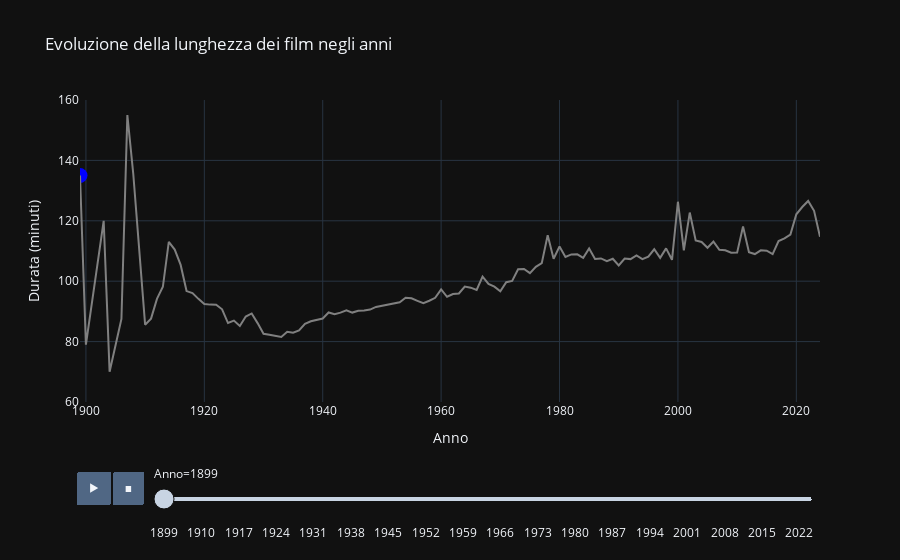

Source (notebook cell):
### Code cell
fig = px.scatter(
    average_length,
    x="year",
    y="length",
    animation_frame="year",
    title="Evoluzione della lunghezza dei film negli anni",
    labels={'year': 'Anno', 'length': 'Durata (minuti)'},
    range_x=[1899, 2024],
    range_y=[60, 160]
)

# Modifica del tracciato per includere linea e marker
fig.update_traces(mode="lines+markers", marker=dict(size=15, color='blue'))

# Configurazione del layout
fig.update_layout(
    xaxis=dict(title="Anno"),
    yaxis=dict(title="Durata (minuti)"),
    showlegend=False
)
fig.add_trace(
    go.Scatter(
        x=average_length['year'],
        y=average_length['length'],
        mode='lines',
        line=dict(color='gray', width=2),
        showlegend=False
    )
)

fig.show()

### Figure 1 — Plotly figure (JSON) as saved in the notebook; plotly's stock layout.template omitted (floating-point values rounded to 4 significant figures)
{"data": [{"hovertemplate": "Anno=%{x}<br>Durata (minuti)=%{y}<extra></extra>", "legendgroup": "", "marker": {"color": "blue", "symbol": "circle", "size": 15}, "mode": "lines+markers", "name": "", "orientation": "v", "showlegend": false, "x": [1899], "xaxis": "x", "y": [135.0], "yaxis": "y", "type": "scatter"}, {"line": {"color": "gray", "width": 2}, "mode": "lines", "showlegend": false, "x": [1899, 1900, 1903, 1904, 1906, 1907, 1908, 1910, 1911, 1912, 1913, 1914, 1915, 1916, 1917, 1918, 1919, 1920, 1921, 1922, 1923, 1924, 1925, 1926, 1927, 1928, 1929, 1930, 1931, 1932, 1933, 1934, 1935, 1936, 1937, 1938, 1939, 1940, 1941, 1942, 1943, 1944, 1945, 1946, 1947, 1948, 1949, 1950, 1951, 1952, 1953, 1954, 1955, 1956, 1957, 1958, 1959, 1960, 1961, 1962, 1963, 1964, 1965, 1966, 1967, 1968, 1969, 1970, 1971, 1972, 1973, 1974, 1975, 1976, 1977, 1978, 1979, 1980, 1981, 1982, 1983, 1984, 1985, 1986, 1987, 1988, 1989, 1990, 1991, 1992, 1993, 1994, 1995, 1996, 1997, 1998, 1999, 2000, 2001, 2002, 2003, 2004, 2005, 2006, 2007, 2008, 2009, 2010, 2011, 2012, 2013, 2014, 2015, 2016, 2017, 2018, 2019, 2020, 2021, 2022, 2023, 2024], "y": [135.0, 79.0, 120.0, 70.0, 87.5, 155.0, 135.5, 85.6, 87.6, 94.15, 98.16, 113.0, 110.5, 105.4, 96.73, 96.06, 94.15, 92.46, 92.25, 92.19, 90.71, 86.15, 86.96, 85.18, 88.31, 89.32, 86.12, 82.57, 82.27, 81.85, 81.52, 83.26, 82.92, 83.74, 85.88, 86.74, 87.22, 87.63, 89.64, 89.06, 89.61, 90.39, 89.61, 90.21, 90.27, 90.59, 91.48, 91.89, 92.39, 92.84, 93.0, 94.51, 94.33, 93.5, 92.72, 93.52, 94.5, 97.27, 94.84, 95.74, 95.92, 98.23, 97.85, 97.1, 101.5, 99.1, 98.21, 96.63, 99.67, 100.1, 104.0, 104.1, 102.7, 104.8, 106.0, 115.2, 107.4, 111.5, 108.0, 108.9, 108.9, 107.7, 110.8, 107.4, 107.5, 106.6, 107.4, 105.2, 107.5, 107.3, 108.5, 107.3, 108.1, 110.6, 107.7, 110.9, 107.1, 126.3, 110.2, 122.7, 113.5, 113.0, 111.1, 113.1, 110.4, 110.3, 109.4, 109.5, 118.1, 109.6, 109.0, 110.2, 110.1, 109.0, 113.3, 114.2, 115.5, 122.1, 124.6, 126.6, 123.3, 114.7], "type": "scatter"}], "layout": {"xaxis": {"anchor": "y", "domain": [0.0, 1.0], "title": {"text": "Anno"}, "range": [1899, 2024], "categoryorder": "array", "categoryarray": [1899, 1900, 1903, 1904, 1906, 1907, 1908, 1910, 1911, 1912, 1913, 1914, 1915, 1916, 1917, 1918, 1919, 1920, 1921, 1922, 1923, 1924, 1925, 1926, 1927, 1928, 1929, 1930, 1931, 1932, 1933, 1934, 1935, 1936, 1937, 1938, 1939, 1940, 1941, 1942, 1943, 1944, 1945, 1946, 1947, 1948, 1949, 1950, 1951, 1952, 1953, 1954, 1955, 1956, 1957, 1958, 1959, 1960, 1961, 1962, 1963, 1964, 1965, 1966, 1967, 1968, 1969, 1970, 1971, 1972, 1973, 1974, 1975, 1976, 1977, 1978, 1979, 1980, 1981, 1982, 1983, 1984, 1985, 1986, 1987, 1988, 1989, 1990, 1991, 1992, 1993, 1994, 1995, 1996, 1997, 1998, 1999, 2000, 2001, 2002, 2003, 2004, 2005, 2006, 2007, 2008, 2009, 2010, 2011, 2012, 2013, 2014, 2015, 2016, 2017, 2018, 2019, 2020, 2021, 2022, 2023, 2024]}, "yaxis": {"anchor": "x", "domain": [0.0, 1.0], "title": {"text": "Durata (minuti)"}, "range": [60, 160]}, "legend": {"tracegroupgap": 0}, "title": {"text": "Evoluzione della lunghezza dei film negli anni"}, "updatemenus": [{"buttons": [{"args": [null, {"frame": {"duration": 500, "redraw": false}, "mode": "immediate", "fromcurrent": true, "transition": {"duration": 500, "easing": "linear"}}], "label": "&#9654;", "method": "animate"}, {"args": [[null], {"frame": {"duration": 0, "redraw": false}, "mode": "immediate", "fromcurrent": true, "transition": {"duration": 0, "easing": "linear"}}], "label": "&#9724;", "method": "animate"}], "direction": "left", "pad": {"r": 10, "t": 70}, "showactive": false, "type": "buttons", "x": 0.1, "xanchor": "right", "y": 0, "yanchor": "top"}], "sliders": [{"active": 0, "currentvalue": {"prefix": "Anno="}, "len": 0.9, "pad": {"b": 10, "t": 60}, "steps": [{"args": [["1899"], {"frame": {"duration": 0, "redraw": false}, "mode": "immediate", "fromcurrent": true, "transition": {"duration": 0, "easing": "linear"}}], "label": "1899", "method": "animate"}, {"args": [["1900"], {"frame": {"duration": 0, "redraw": false}, "mode": "immediate", "fromcurrent": true, "transition": {"duration": 0, "easing": "linear"}}], "label": "1900", "method": "animate"}, {"args": [["1903"], {"frame": {"duration": 0, "redraw": false}, "mode": "immediate", "fromcurrent": true, "transition": {"duration": 0, "easing": "linear"}}], "label": "1903", "method": "animate"}, {"args": [["1904"], {"frame": {"duration": 0, "redraw": false}, "mode": "immediate", "fromcurrent": true, "transition": {"duration": 0, "easing": "linear"}}], "label": "1904", "method": "animate"}, {"args": [["1906"], {"frame": {"duration": 0, "redraw": false}, "mode": "immediate", "fromcurrent": true, "transition": {"duration": 0, "easing": "linear"}}], "label": "1906", "method": "animate"}, {"args": [["1907"], {"frame": {"duration": 0, "redraw": false}, "mode": "immediate", "fromcurrent": true, "transition": {"duration": 0, "easing": "linear"}}], "label": "1907", "method": "animate"}, {"args": [["1908"], {"frame": {"duration": 0, "redraw": false}, "mode": "immediate", "fromcurrent": true, "transition": {"duration": 0, "easing": "linear"}}], "label": "1908", "method": "animate"}, {"args": [["1910"], {"frame": {"duration": 0, "redraw": false}, "mode": "immediate", "fromcurrent": true, "transition": {"duration": 0, "easing": "linear"}}], "label": "1910", "method": "animate"}, {"args": [["1911"], {"frame": {"duration": 0, "redraw": false}, "mode": "immediate", "fromcurrent": true, "transition": {"duration": 0, "easing": "linear"}}], "label": "1911", "method": "animate"}, {"args": [["1912"], {"frame": {"duration": 0, "redraw": false}, "mode": "immediate", "fromcurrent": true, "transition": {"duration": 0, "easing": "linear"}}], "label": "1912", "method": "animate"}, {"args": [["1913"], {"frame": {"duration": 0, "redraw": false}, "mode": "immediate", "fromcurrent": true, "transition": {"duration": 0, "easing": "linear"}}], "label": "1913", "method": "animate"}, {"args": [["1914"], {"frame": {"duration": 0, "redraw": false}, "mode": "immediate", "fromcurrent": true, "transition": {"duration": 0, "easing": "linear"}}], "label": "1914", "method": "animate"}, {"args": [["1915"], {"frame": {"duration": 0, "redraw": false}, "mode": "immediate", "fromcurrent": true, "transition": {"duration": 0, "easing": "linear"}}], "label": "1915", "method": "animate"}, {"args": [["1916"], {"frame": {"duration": 0, "redraw": false}, "mode": "immediate", "fromcurrent": true, "transition": {"duration": 0, "easing": "linear"}}], "label": "1916", "method": "animate"}, {"args": [["1917"], {"frame": {"duration": 0, "redraw": false}, "mode": "immediate", "fromcurrent": true, "transition": {"duration": 0, "easing": "linear"}}], "label": "1917", "method": "animate"}, {"args": [["1918"], {"frame": {"duration": 0, "redraw": false}, "mode": "immediate", "fromcurrent": true, "transition": {"duration": 0, "easing": "linear"}}], "label": "1918", "method": "animate"}, {"args": [["1919"], {"frame": {"duration": 0, "redraw": false}, "mode": "immediate", "fromcurrent": true, "transition": {"duration": 0, "easing": "linear"}}], "label": "1919", "method": "animate"}, {"args": [["1920"], {"frame": {"duration": 0, "redraw": false}, "mode": "immediate", "fromcurrent": true, "transition": {"duration": 0, "easing": "linear"}}], "label": "1920", "method": "animate"}, {"args": [["1921"], {"frame": {"duration": 0, "redraw": false}, "mode": "immediate", "fromcurrent": true, "transition": {"duration": 0, "easing": "linear"}}], "label": "1921", "method": "animate"}, {"args": [["1922"], {"frame": {"duration": 0, "redraw": false}, "mode": "immediate", "fromcurrent": true, "transition": {"duration": 0, "easing": "linear"}}], "label": "1922", "method": "animate"}, {"args": [["1923"], {"frame": {"duration": 0, "redraw": false}, "mode": "immediate", "fromcurrent": true, "transition": {"duration": 0, "easing": "linear"}}], "label": "1923", "method": "animate"}, {"args": [["1924"], {"frame": {"duration": 0, "redraw": false}, "mode": "immediate", "fromcurrent": true, "transition": {"duration": 0, "easing": "linear"}}], "label": "1924", "method": "animate"}, {"args": [["1925"], {"frame": {"duration": 0, "redraw": false}, "mode": "immediate", "fromcurrent": true, "transition": {"duration": 0, "easing": "linear"}}], "label": "1925", "method": "animate"}, {"args": [["1926"], {"frame": {"duration": 0, "redraw": false}, "mode": "immediate", "fromcurrent": true, "transition": {"duration": 0, "easing": "linear"}}], "label": "1926", "method": "animate"}, {"args": [["1927"], {"frame": {"duration": 0, "redraw": false}, "mode": "immediate", "fromcurrent": true, "transition": {"duration": 0, "easing": "linear"}}], "label": "1927", "method": "animate"}, {"args": [["1928"], {"frame": {"duration": 0, "redraw": false}, "mode": "immediate", "fromcurrent": true, "transition": {"duration": 0, "easing": "linear"}}], "label": "1928", "method": "animate"}, {"args": [["1929"], {"frame": {"duration": 0, "redraw": false}, "mode": "immediate", "fromcurrent": true, "transition": {"duration": 0, "easing": "linear"}}], "label": "1929", "method": "animate"}, {"args": [["1930"], {"frame": {"duration": 0, "redraw": false}, "mode": "immediate", "fromcurrent": true, "transition": {"duration": 0, "easing": "linear"}}], "label": "1930", "method": "animate"}, {"args": [["1931"], {"frame": {"duration": 0, "redraw": false}, "mode": "immediate", "fromcurrent": true, "transition": {"duration": 0, "easing": "linear"}}], "label": "1931", "method": "animate"}, {"args": [["1932"], {"frame": {"duration": 0, "redraw": false}, "mode": "immediate", "fromcurrent": true, "transition": {"duration": 0, "easing": "linear"}}], "label": "1932", "method": "animate"}, {"args": [["1933"], {"frame": {"duration": 0, "redraw": false}, "mode": "immediate", "fromcurrent": true, "transition": {"duration": 0, "easing": "linear"}}], "label": "1933", "method": "animate"}, {"args": [["1934"], {"frame": {"duration": 0, "redraw": false}, "mode": "immediate", "fromcurrent": true, "transition": {"duration": 0, "easing": "linear"}}], "label": "1934", "method": "animate"}, {"args": [["1935"], {"frame": {"duration": 0, "redraw": false}, "mode": "immediate", "fromcurrent": true, "transition": {"duration": 0, "easing": "linear"}}], "label": "1935", "method": "animate"}, {"args": [["1936"], {"frame": {"duration": 0, "redraw": false}, "mode": "immediate", "fromcurrent": true, "transition": {"duration": 0, "easing": "linear"}}], "label": "1936", "method": "animate"}, {"args": [["1937"], {"frame": {"duration": 0, "redraw": false}, "mode": "immediate", "fromcurrent": true, "transition": {"duration": 0, "easing": "linear"}}], "label": "1937", "method": "animate"}, {"args": [["1938"], {"frame": {"duration": 0, "redraw": false}, "mode": "immediate", "fromcurrent": true, "transition": {"duration": 0, "easing": "linear"}}], "label": "1938", "method": "animate"}, {"args": [["1939"], {"frame": {"duration": 0, "redraw": false}, "mode": "immediate", "fromcurrent": true, "transition": {"duration": 0, "easing": "linear"}}], "label": "1939", "method": "animate"}, {"args": [["1940"], {"frame": {"duration": 0, "redraw": false}, "mode": "immediate", "fromcurrent": true, "transition": {"duration": 0, "easing": "linear"}}], "label": "1940", "method": "animate"}, {"args": [["1941"], {"frame": {"duration": 0, "redraw": false}, "mode": "immediate", "fromcurrent": true, "transition": {"duration": 0, "easing": "linear"}}], "label": "1941", "method": "animate"}, {"args": [["1942"], {"frame": {"duration": 0, "redraw": false}, "mode": "immediate", "fromcurrent": true, "transition": {"duration": 0, "easing": "linear"}}], "label": "1942", "method": "animate"}, {"args": [["1943"], {"frame": {"duration": 0, "redraw": false}, "mode": "immediate", "fromcurrent": true, "transition": {"duration": 0, "easing": "linear"}}], "label": "1943", "method": "animate"}, {"args": [["1944"], {"frame": {"duration": 0, "redraw": false}, "mode": "immediate", "fromcurrent": true, "transition": {"duration": 0, "easing": "linear"}}], "label": "1944", "method": "animate"}, {"args": [["1945"], {"frame": {"duration": 0, "redraw": false}, "mode": "immediate", "fromcurrent": true, "transition": {"duration": 0, "easing": "linear"}}], "label": "1945", "method": "animate"}, {"args": [["1946"], {"frame": {"duration": 0, "redraw": false}, "mode": "immediate", "fromcurrent": true, "transition": {"duration": 0, "easing": "linear"}}], "label": "1946", "method": "animate"}, {"args": [["1947"], {"frame": {"duration": 0, "redraw": false}, "mode": "immediate", "fromcurrent": true, "transition": {"duration": 0, "easing": "linear"}}], "label": "1947", "method": "animate"}, {"args": [["1948"], {"frame": {"duration": 0, "redraw": false}, "mode": "immediate", "fromcurrent": true, "transition": {"duration": 0, "easing": "linear"}}], "label": "1948", "method": "animate"}, {"args": [["1949"], {"frame": {"duration": 0, "redraw": false}, "mode": "immediate", "fromcurrent": true, "transition": {"duration": 0, "easing": "linear"}}], "label": "1949", "method": "animate"}, {"args": [["1950"], {"frame": {"duration": 0, "redraw": false}, "mode": "immediate", "fromcurrent": true, "transition": {"duration": 0, "easing": "linear"}}], "label": "1950", "method": "animate"}, {"args": [["1951"], {"frame": {"duration": 0, "redraw": false}, "mode": "immediate", "fromcurrent": true, "transition": {"duration": 0, "easing": "linear"}}], "label": "1951", "method": "animate"}, {"args": [["1952"], {"frame": {"duration": 0, "redraw": false}, "mode": "immediate", "fromcurrent": true, "transition": {"duration": 0, "easing": "linear"}}], "label": "1952", "method": "animate"}, {"args": [["1953"], {"frame": {"duration": 0, "redraw": false}, "mode": "immediate", "fromcurrent": true, "transition": {"duration": 0, "easing": "linear"}}], "label": "1953", "method": "animate"}, {"args": [["1954"], {"frame": {"duration": 0, "redraw": false}, "mode": "immediate", "fromcurrent": true, "transition": {"duration": 0, "easing": "linear"}}], "label": "1954", "method": "animate"}, {"args": [["1955"], {"frame": {"duration": 0, "redraw": false}, "mode": "immediate", "fromcurrent": true, "transition": {"duration": 0, "easing": "linear"}}], "label": "1955", "method": "animate"}, {"args": [["1956"], {"frame": {"duration": 0, "redraw": false}, "mode": "immediate", "fromcurrent": true, "transition": {"duration": 0, "easing": "linear"}}], "label": "1956", "method": "animate"}, {"args": [["1957"], {"frame": {"duration": 0, "redraw": false}, "mode": "immediate", "fromcurrent": true, "transition": {"duration": 0, "easing": "linear"}}], "label": "1957", "method": "animate"}, {"args": [["1958"], {"frame": {"duration": 0, "redraw": false}, "mode": "immediate", "fromcurrent": true, "transition": {"duration": 0, "easing": "linear"}}], "label": "1958", "method": "animate"}, {"args": [["1959"], {"frame": {"duration": 0, "redraw": false}, "mode": "immediate", "fromcurrent": true, "transition": {"duration": 0, "easing": "linear"}}], "label": "1959", "method": "animate"}, {"args": [["1960"], {"frame": {"duration": 0, "redraw": false}, "mode": "immediate", "fromcurrent": true, "transition": {"duration": 0, "easing": "linear"}}], "label": "1960", "method": "animate"}, {"args": [["1961"], {"frame": {"duration": 0, "redraw": false}, "mode": "immediate", "fromcurrent": true, "transition": {"duration": 0, "easing": "linear"}}], "label": "1961", "method": "animate"}, {"args": [["1962"], {"frame": {"duration": 0, "redraw": false}, "mode": "immediate", "fromcurrent": true, "transition": {"duration": 0, "easing": "linear"}}], "label": "1962", "method": "animate"}, {"args": [["1963"], {"frame": {"duration": 0, "redraw": false}, "mode": "immediate", "fromcurrent": true, "transition": {"duration": 0, "easing": "linear"}}], "label": "1963", "method": "animate"}, {"args": [["1964"], {"frame": {"duration": 0, "redraw": false}, "mode": "immediate", "fromcurrent": true, "transition": {"duration": 0, "easing": "linear"}}], "label": "1964", "method": "animate"}, {"args": [["1965"], {"frame": {"duration": 0, "redraw": false}, "mode": "immediate", "fromcurrent": true, "transition": {"duration": 0, "easing": "linear"}}], "label": "1965", "method": "animate"}, {"args": [["1966"], {"frame": {"duration": 0, "redraw": false}, "mode": "immediate", "fromcurrent": true, "transition": {"duration": 0, "easing": "linear"}}], "label": "1966", "method": "animate"}, {"args": [["1967"], {"frame": {"duration": 0, "redraw": false}, "mode": "immediate", "fromcurrent": true, "transition": {"duration": 0, "easing": "linear"}}], "label": "1967", "method": "animate"}, {"args": [["1968"], {"frame": {"duration": 0, "redraw": false}, "mode": "immediate", "fromcurrent": true, "transition": {"duration": 0, "easing": "linear"}}], "label": "1968", "method": "animate"}, {"args": [["1969"], {"frame": {"duration": 0, "redraw": false}, "mode": "immediate", "fromcurrent": true, "transition": {"duration": 0, "easing": "linear"}}], "label": "1969", "method": "animate"}, {"args": [["1970"], {"frame": {"duration": 0, "redraw": false}, "mode": "immediate", "fromcurrent": true, "transition": {"duration": 0, "easing": "linear"}}], "label": "1970", "method": "animate"}, {"args": [["1971"], {"frame": {"duration": 0, "redraw": false}, "mode": "immediate", "fromcurrent": true, "transition": {"duration": 0, "easing": "linear"}}], "label": "1971", "method": "animate"}, {"args": [["1972"], {"frame": {"duration": 0, "redraw": false}, "mode": "immediate", "fromcurrent": true, "transition": {"duration": 0, "easing": "linear"}}], "label": "1972", "method": "animate"}, {"args": [["1973"], {"frame": {"duration": 0, "redraw": false}, "mode": "immediate", "fromcurrent": true, "transition": {"duration": 0, "easing": "linear"}}], "label": "1973", "method": "animate"}, {"args": [["1974"], {"frame": {"duration": 0, "redraw": false}, "mode": "immediate", "fromcurrent": true, "transition": {"duration": 0, "easing": "linear"}}], "label": "1974", "method": "animate"}, {"args": [["1975"], {"frame": {"duration": 0, "redraw": false}, "mode": "immediate", "fromcurrent": true, "transition": {"duration": 0, "easing": "linear"}}], "label": "1975", "method": "animate"}, {"args": [["1976"], {"frame": {"duration": 0, "redraw": false}, "mode": "immediate", "fromcurrent": true, "transition": {"duration": 0, "easing": "linear"}}], "label": "1976", "method": "animate"}, {"args": [["1977"], {"frame": {"duration": 0, "redraw": false}, "mode": "immediate", "fromcurrent": true, "transition": {"duration": 0, "easing": "linear"}}], "label": "1977", "method": "animate"}, {"args": [["1978"], {"frame": {"duration": 0, "redraw": false}, "mode": "immediate", "fromcurrent": true, "transition": {"duration": 0, "easing": "linear"}}], "label": "1978", "method": "animate"}, {"args": [["1979"], {"frame": {"duration": 0, "redraw": false}, "mode": "immediate", "fromcurrent": true, "transition": {"duration": 0, "easing": "linear"}}], "label": "1979", "method": "animate"}, {"args": [["1980"], {"frame": {"duration": 0, "redraw": false}, "mode": "immediate", "fromcurrent": true, "transition": {"duration": 0, "easing": "linear"}}], "label": "1980", "method": "animate"}, {"args": [["1981"], {"frame": {"duration": 0, "redraw": false}, "mode": "immediate", "fromcurrent": true, "transition": {"duration": 0, "easing": "linear"}}], "label": "1981", "method": "animate"}, {"args": [["1982"], {"frame": {"duration": 0, "redraw": false}, "mode": "immediate", "fromcurrent": true, "transition": {"duration": 0, "easing": "linear"}}], "label": "1982", "method": "animate"}, {"args": [["1983"], {"frame": {"duration": 0, "redraw": false}, "mode": "immediate", "fromcurrent": true, "transition": {"duration": 0, "easing": "linear"}}], "label": "1983", "method": "animate"}, {"args": [["1984"], {"frame": {"duration": 0, "redraw": false}, "mode": "immediate", "fromcurrent": true, "transition": {"duration": 0, "easing": "linear"}}], "label": "1984", "method": "animate"}, {"args": [["1985"], {"frame": {"duration": 0, "redraw": false}, "mode": "immediate", "fromcurrent": true, "transition": {"duration": 0, "easing": "linear"}}], "label": "1985", "method": "animate"}, {"args": [["1986"], {"frame": {"duration": 0, "redraw": false}, "mode": "immediate", "fromcurrent": true, "transition": {"duration": 0, "easing": "linear"}}], "label": "1986", "method": "animate"}, {"args": [["1987"], {"frame": {"duration": 0, "redraw": false}, "mode": "immediate", "fromcurrent": true, "transition": {"duration": 0, "easing": "linear"}}], "label": "1987", "method": "animate"}, {"args": [["1988"], {"frame": {"duration": 0, "redraw": false}, "mode": "immediate", "fromcurrent": true, "transition": {"duration": 0, "easing": "linear"}}], "label": "1988", "method": "animate"}, {"args": [["1989"], {"frame": {"duration": 0, "redraw": false}, "mode": "immediate", "fromcurrent": true, "transition": {"duration": 0, "easing": "linear"}}], "label": "1989", "method": "animate"}, {"args": [["1990"], {"frame": {"duration": 0, "redraw": false}, "mode": "immediate", "fromcurrent": true, "transition": {"duration": 0, "easing": "linear"}}], "label": "1990", "method": "animate"}, {"args": [["1991"], {"frame": {"duration": 0, "redraw": false}, "mode": "immediate", "fromcurrent": true, "transition": {"duration": 0, "easing": "linear"}}], "label": "1991", "method": "animate"}, {"args": [["1992"], {"frame": {"duration": 0, "redraw": false}, "mode": "immediate", "fromcurrent": true, "transition": {"duration": 0, "easing": "linear"}}], "label": "1992", "method": "animate"}, {"args": [["1993"], {"frame": {"duration": 0, "redraw": false}, "mode": "immediate", "fromcurrent": true, "transition": {"duration": 0, "easing": "linear"}}], "label": "1993", "method": "animate"}, {"args": [["1994"], {"frame": {"duration": 0, "redraw": false}, "mode": "immediate", "fromcurrent": true, "transition": {"duration": 0, "easing": "linear"}}], "label": "1994", "method": "animate"}, {"args": [["1995"], {"frame": {"duration": 0, "redraw": false}, "mode": "immediate", "fromcurrent": true, "transition": {"duration": 0, "easing": "linear"}}], "label": "1995", "method": "animate"}, {"args": [["1996"], {"frame": {"duration": 0, "redraw": false}, "mode": "immediate", "fromcurrent": true, "transition": {"duration": 0, "easing": "linear"}}], "label": "1996", "method": "animate"}, {"args": [["1997"], {"frame": {"duration": 0, "redraw": false}, "mode": "immediate", "fromcurrent": true, "transition": {"duration": 0, "easing": "linear"}}], "label": "1997", "method": "animate"}, {"args": [["1998"], {"frame": {"duration": 0, "redraw": false}, "mode": "immediate", "fromcurrent": true, "transition": {"duration": 0, "easing": "linear"}}], "label": "1998", "method": "animate"}, {"args": [["1999"], {"frame": {"duration": 0, "redraw": false}, "mode": "immediate", "fromcurrent": true, "transition": {"duration": 0, "easing": "linear"}}], "label": "1999", "method": "animate"}, {"args": [["2000"], {"frame": {"duration": 0, "redraw": false}, "mode": "immediate", "fromcurrent": true, "transition": {"duration": 0, "easing": "linear"}}], "label": "2000", "method": "animate"}, {"args": [["2001"], {"frame": {"duration": 0, "redraw": false}, "mode": "immediate", "fromcurrent": true, "transition": {"duration": 0, "easing": "linear"}}], "label": "2001", "method": "animate"}, {"args": [["2002"], {"frame": {"duration": 0, "redraw": false}, "mode": "immediate", "fromcurrent": true, "transition": {"duration": 0, "easing": "linear"}}], "label": "2002", "method": "animate"}, {"args": [["2003"], {"frame": {"duration": 0, "redraw": false}, "mode": "immediate", "fromcurrent": true, "transition": {"duration": 0, "easing": "linear"}}], "label": "2003", "method": "animate"}, {"args": [["2004"], {"frame": {"duration": 0, "redraw": false}, "mode": "immediate", "fromcurrent": true, "transition": {"duration": 0, "easing": "linear"}}], "label": "2004", "method": "animate"}, {"args": [["2005"], {"frame": {"duration": 0, "redraw": false}, "mode": "immediate", "fromcurrent": true, "transition": {"duration": 0, "easing": "linear"}}], "label": "2005", "method": "animate"}, {"args": [["2006"], {"frame": {"duration": 0, "redraw": false}, "mode": "immediate", "fromcurrent": true, "transition": {"duration": 0, "easing": "linear"}}], "label": "2006", "method": "animate"}, {"args": [["2007"], {"frame": {"duration": 0, "redraw": false}, "mode": "immediate", "fromcurrent": true, "transition": {"duration": 0, "easing": "linear"}}], "label": "2007", "method": "animate"}, {"args": [["2008"], {"frame": {"duration": 0, "redraw": false}, "mode": "immediate", "fromcurrent": true, "transition": {"duration": 0, "easing": "linear"}}], "label": "2008", "method": "animate"}, {"args": [["2009"], {"frame": {"duration": 0, "redraw": false}, "mode": "immediate", "fromcurrent": true, "transition": {"duration": 0, "easing": "linear"}}], "label": "2009", "method": "animate"}, {"args": [["2010"], {"frame": {"duration": 0, "redraw": false}, "mode": "immediate", "fromcurrent": true, "transition": {"duration": 0, "easing": "linear"}}], "label": "2010", "method": "animate"}, {"args": [["2011"], {"frame": {"duration": 0, "redraw": false}, "mode": "immediate", "fromcurrent": true, "transition": {"duration": 0, "easing": "linear"}}], "label": "2011", "method": "animate"}, {"args": [["2012"], {"frame": {"duration": 0, "redraw": false}, "mode": "immediate", "fromcurrent": true, "transition": {"duration": 0, "easing": "linear"}}], "label": "2012", "method": "animate"}, {"args": [["2013"], {"frame": {"duration": 0, "redraw": false}, "mode": "immediate", "fromcurrent": true, "transition": {"duration": 0, "easing": "linear"}}], "label": "2013", "method": "animate"}, {"args": [["2014"], {"frame": {"duration": 0, "redraw": false}, "mode": "immediate", "fromcurrent": true, "transition": {"duration": 0, "easing": "linear"}}], "label": "2014", "method": "animate"}, {"args": [["2015"], {"frame": {"duration": 0, "redraw": false}, "mode": "immediate", "fromcurrent": true, "transition": {"duration": 0, "easing": "linear"}}], "label": "2015", "method": "animate"}, {"args": [["2016"], {"frame": {"duration": 0, "redraw": false}, "mode": "immediate", "fromcurrent": true, "transition": {"duration": 0, "easing": "linear"}}], "label": "2016", "method": "animate"}, {"args": [["2017"], {"frame": {"duration": 0, "redraw": false}, "mode": "immediate", "fromcurrent": true, "transition": {"duration": 0, "easing": "linear"}}], "label": "2017", "method": "animate"}, {"args": [["2018"], {"frame": {"duration": 0, "redraw": false}, "mode": "immediate", "fromcurrent": true, "transition": {"duration": 0, "easing": "linear"}}], "label": "2018", "method": "animate"}, {"args": [["2019"], {"frame": {"duration": 0, "redraw": false}, "mode": "immediate", "fromcurrent": true, "transition": {"duration": 0, "easing": "linear"}}], "label": "2019", "method": "animate"}, {"args": [["2020"], {"frame": {"duration": 0, "redraw": false}, "mode": "immediate", "fromcurrent": true, "transition": {"duration": 0, "easing": "linear"}}], "label": "2020", "method": "animate"}, {"args": [["2021"], {"frame": {"duration": 0, "redraw": false}, "mode": "immediate", "fromcurrent": true, "transition": {"duration": 0, "easing": "linear"}}], "label": "2021", "method": "animate"}, {"args": [["2022"], {"frame": {"duration": 0, "redraw": false}, "mode": "immediate", "fromcurrent": true, "transition": {"duration": 0, "easing": "linear"}}], "label": "2022", "method": "animate"}, {"args": [["2023"], {"frame": {"duration": 0, "redraw": false}, "mode": "immediate", "fromcurrent": true, "transition": {"duration": 0, "easing": "linear"}}], "label": "2023", "method": "animate"}, {"args": [["2024"], {"frame": {"duration": 0, "redraw": false}, "mode": "immediate", "fromcurrent": true, "transition": {"duration": 0, "easing": "linear"}}], "label": "2024", "method": "animate"}], "x": 0.1, "xanchor": "left", "y": 0, "yanchor": "top"}], "showlegend": false}}
